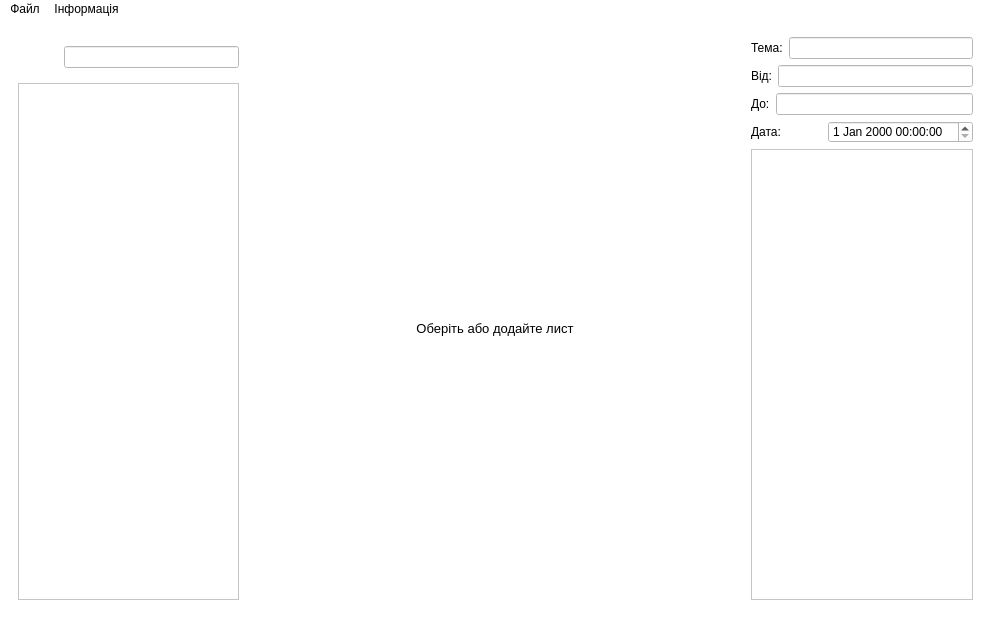
<?xml version="1.0" encoding="UTF-8"?>
<ui version="4.0">
 <class>MainWindow</class>
 <widget class="QMainWindow" name="MainWindow">
  <property name="geometry">
   <rect>
    <x>0</x>
    <y>0</y>
    <width>991</width>
    <height>640</height>
   </rect>
  </property>
  <property name="windowTitle">
   <string>Mail</string>
  </property>
  <property name="windowIcon">
   <iconset>
    <normaloff>:/img/mail.png</normaloff>:/img/mail.png</iconset>
  </property>
  <property name="styleSheet">
   <string notr="true">background: rgb(255, 255, 255);
color: rgb(0, 0, 0)</string>
  </property>
  <widget class="QWidget" name="centralwidget">
   <layout class="QGridLayout" name="gridLayout">
    <item row="0" column="0">
     <widget class="QStackedWidget" name="stackedWidget">
      <property name="currentIndex">
       <number>0</number>
      </property>
      <widget class="QWidget" name="page">
       <layout class="QGridLayout" name="gridLayout_2">
        <item row="0" column="0">
         <layout class="QVBoxLayout" name="verticalLayout_3">
          <item>
           <layout class="QHBoxLayout" name="horizontalLayout_5">
            <item>
             <widget class="QLabel" name="label_5">
              <property name="minimumSize">
               <size>
                <width>40</width>
                <height>40</height>
               </size>
              </property>
              <property name="maximumSize">
               <size>
                <width>40</width>
                <height>40</height>
               </size>
              </property>
              <property name="text">
               <string/>
              </property>
              <property name="pixmap">
               <pixmap>:/img/email.png</pixmap>
              </property>
              <property name="scaledContents">
               <bool>true</bool>
              </property>
             </widget>
            </item>
            <item>
             <widget class="QLineEdit" name="searchLine"/>
            </item>
           </layout>
          </item>
          <item>
           <widget class="QTableView" name="mailList">
            <property name="maximumSize">
             <size>
              <width>9999</width>
              <height>16777215</height>
             </size>
            </property>
           </widget>
          </item>
         </layout>
        </item>
        <item row="0" column="1">
         <layout class="QVBoxLayout" name="verticalLayout_2">
          <item>
           <spacer name="verticalSpacer">
            <property name="orientation">
             <enum>Qt::Vertical</enum>
            </property>
            <property name="sizeHint" stdset="0">
             <size>
              <width>20</width>
              <height>40</height>
             </size>
            </property>
           </spacer>
          </item>
          <item>
           <widget class="QLabel" name="img">
            <property name="maximumSize">
             <size>
              <width>16777215</width>
              <height>999999</height>
             </size>
            </property>
            <property name="text">
             <string/>
            </property>
            <property name="pixmap">
             <pixmap>:/img/mail (1).png</pixmap>
            </property>
            <property name="alignment">
             <set>Qt::AlignCenter</set>
            </property>
           </widget>
          </item>
          <item>
           <widget class="QLabel" name="labelText">
            <property name="minimumSize">
             <size>
              <width>500</width>
              <height>0</height>
             </size>
            </property>
            <property name="font">
             <font>
              <pointsize>10</pointsize>
              <bold>false</bold>
             </font>
            </property>
            <property name="text">
             <string>Оберіть або додайте лист</string>
            </property>
            <property name="alignment">
             <set>Qt::AlignCenter</set>
            </property>
           </widget>
          </item>
          <item>
           <spacer name="verticalSpacer_2">
            <property name="orientation">
             <enum>Qt::Vertical</enum>
            </property>
            <property name="sizeHint" stdset="0">
             <size>
              <width>20</width>
              <height>40</height>
             </size>
            </property>
           </spacer>
          </item>
         </layout>
        </item>
        <item row="0" column="2">
         <layout class="QVBoxLayout" name="verticalLayout">
          <item>
           <layout class="QHBoxLayout" name="horizontalLayout_3">
            <item>
             <widget class="QLabel" name="label_4">
              <property name="text">
               <string>Тема:</string>
              </property>
             </widget>
            </item>
            <item>
             <widget class="QLineEdit" name="line_subj"/>
            </item>
           </layout>
          </item>
          <item>
           <layout class="QHBoxLayout" name="horizontalLayout_2">
            <item>
             <widget class="QLabel" name="label_2">
              <property name="text">
               <string>Від:</string>
              </property>
             </widget>
            </item>
            <item>
             <widget class="QLineEdit" name="line_from">
              <property name="enabled">
               <bool>true</bool>
              </property>
             </widget>
            </item>
           </layout>
          </item>
          <item>
           <layout class="QHBoxLayout" name="horizontalLayout">
            <item>
             <widget class="QLabel" name="label_3">
              <property name="text">
               <string>До:</string>
              </property>
             </widget>
            </item>
            <item>
             <widget class="QLineEdit" name="line_to"/>
            </item>
           </layout>
          </item>
          <item>
           <layout class="QHBoxLayout" name="horizontalLayout_4">
            <item>
             <widget class="QLabel" name="label">
              <property name="text">
               <string>Дата:</string>
              </property>
             </widget>
            </item>
            <item>
             <widget class="QDateTimeEdit" name="dateTime">
              <property name="maximumSize">
               <size>
                <width>200</width>
                <height>16777215</height>
               </size>
              </property>
             </widget>
            </item>
           </layout>
          </item>
          <item>
           <widget class="QTextBrowser" name="text_Message"/>
          </item>
         </layout>
        </item>
       </layout>
      </widget>
      <widget class="QWidget" name="page_2">
       <layout class="QGridLayout" name="gridLayout_3">
        <item row="0" column="0">
         <widget class="QTextBrowser" name="textBrowser">
          <property name="html">
           <string>&lt;!DOCTYPE HTML PUBLIC &quot;-//W3C//DTD HTML 4.0//EN&quot; &quot;http://www.w3.org/TR/REC-html40/strict.dtd&quot;&gt;
&lt;html&gt;&lt;head&gt;&lt;meta name=&quot;qrichtext&quot; content=&quot;1&quot; /&gt;&lt;meta charset=&quot;utf-8&quot; /&gt;&lt;style type=&quot;text/css&quot;&gt;
p, li { white-space: pre-wrap; }
hr { height: 1px; border-width: 0; }
&lt;/style&gt;&lt;/head&gt;&lt;body style=&quot; font-family:'Segoe UI'; font-size:9pt; font-weight:400; font-style:normal;&quot;&gt;
&lt;p style=&quot; margin-top:0px; margin-bottom:0px; margin-left:0px; margin-right:0px; -qt-block-indent:0; text-indent:0px;&quot;&gt;&lt;span style=&quot; font-family:'MS Shell Dlg 2';&quot;&gt;Допомога&lt;/span&gt;&lt;/p&gt;
&lt;p style=&quot; margin-top:0px; margin-bottom:0px; margin-left:0px; margin-right:0px; -qt-block-indent:0; text-indent:0px;&quot;&gt;&lt;span style=&quot; font-family:'MS Shell Dlg 2';&quot;&gt;Програма призначена для облку пошти.&lt;/span&gt;&lt;/p&gt;
&lt;p style=&quot; margin-top:0px; margin-bottom:0px; margin-left:0px; margin-right:0px; -qt-block-indent:0; text-indent:0px;&quot;&gt;&lt;span style=&quot; font-family:'MS Shell Dlg 2';&quot;&gt;Для роботи початку процесу потрібно додати необхідні листи:&lt;/span&gt;&lt;/p&gt;
&lt;p style=&quot; margin-top:0px; margin-bottom:0px; margin-left:0px; margin-right:0px; -qt-block-indent:0; text-indent:0px;&quot;&gt;&lt;img src=&quot;:/img/help1.png&quot; /&gt;&lt;/p&gt;
&lt;p style=&quot; margin-top:0px; margin-bottom:0px; margin-left:0px; margin-right:0px; -qt-block-indent:0; text-indent:0px;&quot;&gt;&lt;span style=&quot; font-family:'MS Shell Dlg 2';&quot;&gt;1. В пункті меню обрати Скачать собщение;&lt;/span&gt;&lt;/p&gt;
&lt;p style=&quot; margin-top:0px; margin-bottom:0px; margin-left:0px; margin-right:0px; -qt-block-indent:0; text-indent:0px;&quot;&gt;&lt;span style=&quot; font-family:'MS Shell Dlg 2';&quot;&gt;2. В програмі використовуючи пункт меню Файл -&amp;gt; Додати лист, обрати скачаний .eml файл.&lt;/span&gt;&lt;/p&gt;
&lt;p style=&quot; margin-top:0px; margin-bottom:0px; margin-left:0px; margin-right:0px; -qt-block-indent:0; text-indent:0px;&quot;&gt;&lt;span style=&quot; font-family:'MS Shell Dlg 2';&quot;&gt;Програма здійснює відображення основних параметрів вибраного листа (Тема, від кого, кому, дату та час відправлення і саме повідомлення).&lt;/span&gt;&lt;/p&gt;
&lt;p style=&quot; margin-top:0px; margin-bottom:0px; margin-left:0px; margin-right:0px; -qt-block-indent:0; text-indent:0px;&quot;&gt;&lt;span style=&quot; font-family:'MS Shell Dlg 2';&quot;&gt;Пошук здійснюється по списку із повідомленнями (Темах листів).&lt;/span&gt;&lt;/p&gt;
&lt;p style=&quot; margin-top:0px; margin-bottom:0px; margin-left:0px; margin-right:0px; -qt-block-indent:0; text-indent:0px;&quot;&gt;&lt;span style=&quot; font-family:'MS Shell Dlg 2';&quot;&gt;Завершити роботу програми можна використовуючи Файл -&amp;gt; Закрити&lt;/span&gt;&lt;/p&gt;
&lt;p style=&quot;-qt-paragraph-type:empty; margin-top:0px; margin-bottom:0px; margin-left:0px; margin-right:0px; -qt-block-indent:0; text-indent:0px; font-family:'MS Shell Dlg 2'; font-size:10pt;&quot;&gt;&lt;br /&gt;&lt;/p&gt;&lt;/body&gt;&lt;/html&gt;</string>
          </property>
         </widget>
        </item>
       </layout>
      </widget>
     </widget>
    </item>
   </layout>
  </widget>
  <widget class="QMenuBar" name="menubar">
   <property name="geometry">
    <rect>
     <x>0</x>
     <y>0</y>
     <width>991</width>
     <height>26</height>
    </rect>
   </property>
   <property name="styleSheet">
    <string notr="true">QMunuBar:item:hover {background: rgb(255, 220, 0)}</string>
   </property>
   <widget class="QMenu" name="menu">
    <property name="title">
     <string>Файл</string>
    </property>
    <addaction name="btn_to1"/>
    <addaction name="btn_add_letter"/>
    <addaction name="btn_del_db"/>
    <addaction name="btn_close"/>
   </widget>
   <widget class="QMenu" name="menu_2">
    <property name="title">
     <string>Інформація</string>
    </property>
    <addaction name="btn_help"/>
    <addaction name="btn_about"/>
   </widget>
   <addaction name="menu"/>
   <addaction name="menu_2"/>
  </widget>
  <widget class="QStatusBar" name="statusbar"/>
  <action name="btn_add_letter">
   <property name="icon">
    <iconset>
     <normaloff>:/img/icons8-e-mail-документ-80.png</normaloff>:/img/icons8-e-mail-документ-80.png</iconset>
   </property>
   <property name="text">
    <string>Додати лист</string>
   </property>
  </action>
  <action name="btn_del_db">
   <property name="icon">
    <iconset>
     <normaloff>:/img/cancel.png</normaloff>:/img/cancel.png</iconset>
   </property>
   <property name="text">
    <string>Видалити базу даних</string>
   </property>
  </action>
  <action name="btn_close">
   <property name="icon">
    <iconset>
     <normaloff>:/img/close.png</normaloff>:/img/close.png</iconset>
   </property>
   <property name="text">
    <string>Вихід</string>
   </property>
  </action>
  <action name="btn_help">
   <property name="icon">
    <iconset>
     <normaloff>:/img/icons8-помощь-240.png</normaloff>:/img/icons8-помощь-240.png</iconset>
   </property>
   <property name="text">
    <string>Допомога</string>
   </property>
  </action>
  <action name="btn_about">
   <property name="icon">
    <iconset>
     <normaloff>:/img/icons8-о-нас-512.png</normaloff>:/img/icons8-о-нас-512.png</iconset>
   </property>
   <property name="text">
    <string>Про програму</string>
   </property>
  </action>
  <action name="btn_to1">
   <property name="icon">
    <iconset>
     <normaloff>:/img/mail (1).png</normaloff>:/img/mail (1).png</iconset>
   </property>
   <property name="text">
    <string>Облік пошти</string>
   </property>
  </action>
 </widget>
 <resources/>
 <connections/>
</ui>
